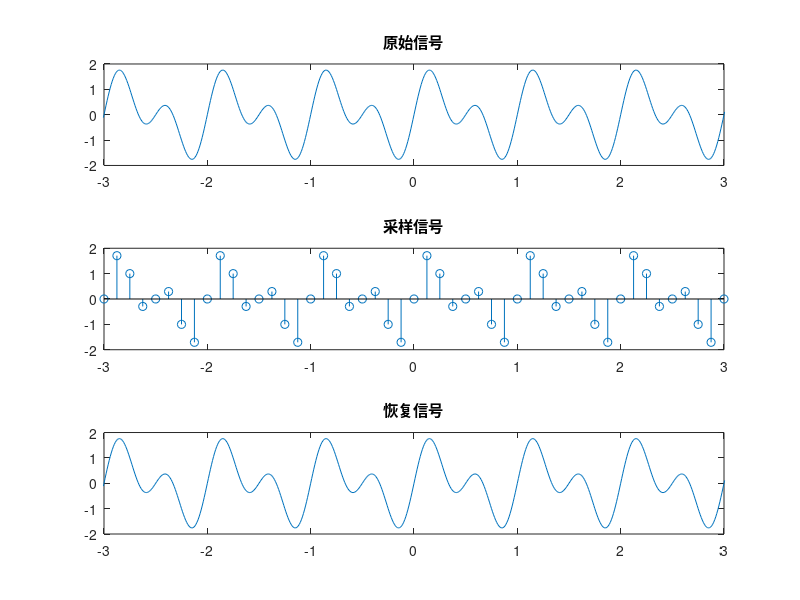

The MATLAB script that drew this image:
%采样相关参数设置
N = 100;     %采样点数
Fs = 8;      %采样频率 8Hz
Ts = 1/Fs;   %采样间隔 
T = N*Ts;    %采样时长
n = -N:N; 
ts = n*Ts;%采样时间序列
%原始信号相关参数设置
f1 = 1;       %信号1频率1Hz
f2 = 2;       %信号2频率2Hz
Tn = 0.01;    %原始信号时间间隔
Fn = 1/Tn;
Nn = N*Ts/Tn;
tn = -T:Tn:T; %原始时间序列
xa = sin(2*pi*f1*tn)+sin(2*pi*f2*tn); %原始信号
x_hat1 = sin(2*pi*f1*ts)+sin(2*pi*f2*ts); %采样信号
%内插恢复信号
x_hat1_rec = [];
for i = 1 : length(tn)
    x = tn(i);
    h = sinc((x - ts).*Fs);
    g = dot(x_hat1, h);
    x_hat1_rec = [x_hat1_rec,g];
end
subplot(3,1,1);
plot(tn,xa);xlim([-3, 3]);title('原始信号');
subplot(3,1,2);
stem(ts,x_hat1);xlim([-3, 3]);title('采样信号');
subplot(3,1,3);
plot(tn,x_hat1_rec);xlim([-3, 3]);title('恢复信号');
